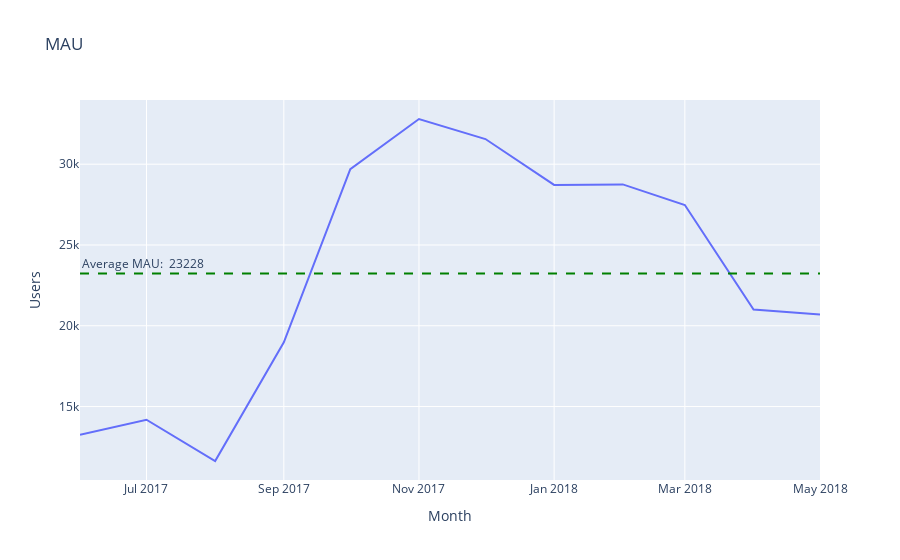

The cell this chart's notebook holds for it:
### Markdown cell above
**MAU**

### Code cell
# Calculate MAU
mau = AU('month')

# Plot the line chart
fig = px.line(mau,
              title='MAU',
              x='month',
              y='n_users',
              labels={'month': 'Month',
                      'n_users': 'Users'}
              )

# Add the 'average' line
mau_total = mau['n_users'].mean()
fig.add_hline(y=mau_total,
              line_color='green',
              line_dash='dash',
              annotation_text=f'Average MAU: {mau_total: .0f}',
              annotation_position='top left'
              )

fig.show()

### Figure 1 — Plotly figure (JSON) as saved in the notebook; plotly's stock layout.template omitted (floating-point values rounded to 4 significant figures)
{"data": [{"hovertemplate": "Month=%{x}<br>Users=%{y}<extra></extra>", "legendgroup": "", "line": {"color": "#636efa", "dash": "solid"}, "marker": {"symbol": "circle"}, "mode": "lines", "name": "", "orientation": "v", "showlegend": false, "type": "scatter", "x": ["2017-06-01T00:00:00", "2017-07-01T00:00:00", "2017-08-01T00:00:00", "2017-09-01T00:00:00", "2017-10-01T00:00:00", "2017-11-01T00:00:00", "2017-12-01T00:00:00", "2018-01-01T00:00:00", "2018-02-01T00:00:00", "2018-03-01T00:00:00", "2018-04-01T00:00:00", "2018-05-01T00:00:00"], "xaxis": "x", "y": [13259, 14183, 11631, 18975, 29692, 32797, 31557, 28716, 28749, 27473, 21008, 20701], "yaxis": "y"}], "layout": {"annotations": [{"showarrow": false, "text": "Average MAU:  23228", "x": 0, "xanchor": "left", "xref": "x domain", "y": 23230.0, "yanchor": "bottom", "yref": "y"}], "legend": {"tracegroupgap": 0}, "shapes": [{"line": {"color": "green", "dash": "dash"}, "type": "line", "x0": 0, "x1": 1, "xref": "x domain", "y0": 23230.0, "y1": 23230.0, "yref": "y"}], "title": {"text": "MAU"}, "xaxis": {"anchor": "y", "domain": [0, 1], "title": {"text": "Month"}}, "yaxis": {"anchor": "x", "domain": [0, 1], "title": {"text": "Users"}}}}
